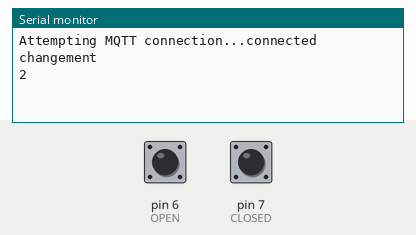
Recording of a sketch running on a simulated Arduino Uno, built with avr-gcc and run on an emulated ATmega328P. On the bench: the last lines printed to the serial monitor. Inputs (shaded band) come from the test bench; at power-on: pin 6 (OPEN) HIGH, pin 7 (CLOSED) HIGH. WiFi joins after 1.5 s; servers stay silent unless stated; no MQTT or app messages arrive unless stated.

Above: at 2.7 s.
2.8 s: pin 6 (OPEN) pulled LOW for 0.15 s
At 3.4 s:
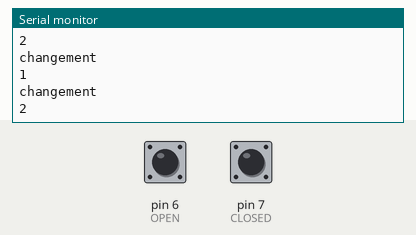
4.4 s: pin 7 (CLOSED) pulled LOW for 0.15 s
At 5.8 s:
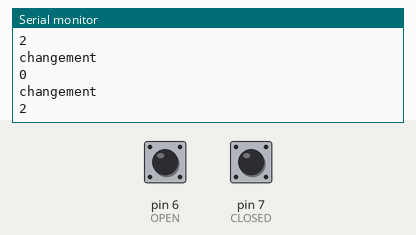
Timing chart, 0 to 7.4 s (numbered marks = the images above; inputs shaded):
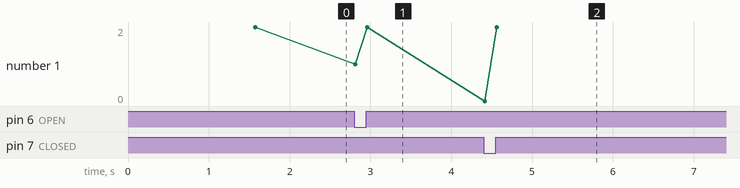

Measured:
- after the input at 2.8 s, the serial monitor: prints a new line at once (image 1)
- after the input at 4.4 s, the serial monitor: prints a new line at once (image 2)

The sketch:

Porte_Garage.ino
```cpp
#include <SPI.h>
#include <Ethernet.h>
#include <PubSubClient.h>

byte mac[]    = {  0xDE, 0xED, 0xBA, 0xFE, 0xFE, 0xED };
IPAddress ip(192, 168, 1, 234);
IPAddress server(192, 168, 1, 107);

EthernetClient ethClient;
PubSubClient client(ethClient);


const int OPEN = 6; // Pin connected to reed switch
const int CLOSED = 7;
int DOOR_LAST_STATE;
int DOOR_STATE;

void callback(char* topic, byte* payload, unsigned int length) {
  Serial.print("Message arrived [");
  Serial.print(topic);
  Serial.print("] ");
  for (int i=0;i<length;i++) {
    Serial.print((char)payload[i]);
  }
  Serial.println();
}

void reconnect() {
  while (!client.connected()) {
    Serial.print("Attempting MQTT connection...");
    if (client.connect("arduinoClient")) {
      Serial.println("connected");
      client.publish("/home/garage/porte","hello world");
        if (digitalRead(OPEN) == HIGH && digitalRead(CLOSED) == LOW)
        {
          client.publish("/home/garage/porte","0",true);
        }
        else if (digitalRead(OPEN) == LOW && digitalRead(CLOSED) == HIGH)
        {
          client.publish("/home/garage/porte","1",true);
        }
        else if (digitalRead(OPEN) == HIGH && digitalRead(CLOSED) == HIGH)
        {
          client.publish("/home/garage/porte","2",true);
        }
        else
        {
          client.publish("/home/garage/porte","3",true);
        }
    } else {
      Serial.print("failed, rc=");
      Serial.print(client.state());
      Serial.println(" try again in 5 seconds");
      delay(5000);
    }
  }
}


void setup()
{
  Serial.begin(9600);
  pinMode(OPEN, INPUT_PULLUP);
  pinMode(CLOSED, INPUT_PULLUP);
  client.setServer(server, 1883);
  client.setCallback(callback);
  Ethernet.begin(mac, ip);
  delay(1500);
}

void loop()
{
  if (!client.connected()) {
    reconnect();
  }
  client.loop();

  int is_open = digitalRead(OPEN);
  int is_closed = digitalRead(CLOSED);
  if (is_open == HIGH && is_closed == LOW)
  {
    DOOR_STATE = 0; // Ferme
  }
  else if (is_open == LOW && is_closed == HIGH)
  {
    DOOR_STATE = 1; // Ouvert
  }
  else if (is_open == HIGH && is_closed == HIGH)
  {
      DOOR_STATE = 2; // Mouvement
  }
  else
  {
    DOOR_STATE = 3; // Erreur
  }

  if(DOOR_STATE != DOOR_LAST_STATE) {
    //Publish new state to the broker.
    String val = String(DOOR_STATE);
    char valBuff[2];
    val.toCharArray(valBuff, 2);
    Serial.println("changement");
    client.publish("/home/garage/porte",valBuff,true);
    Serial.println(valBuff);
    DOOR_LAST_STATE = DOOR_STATE;
  }

}
```
